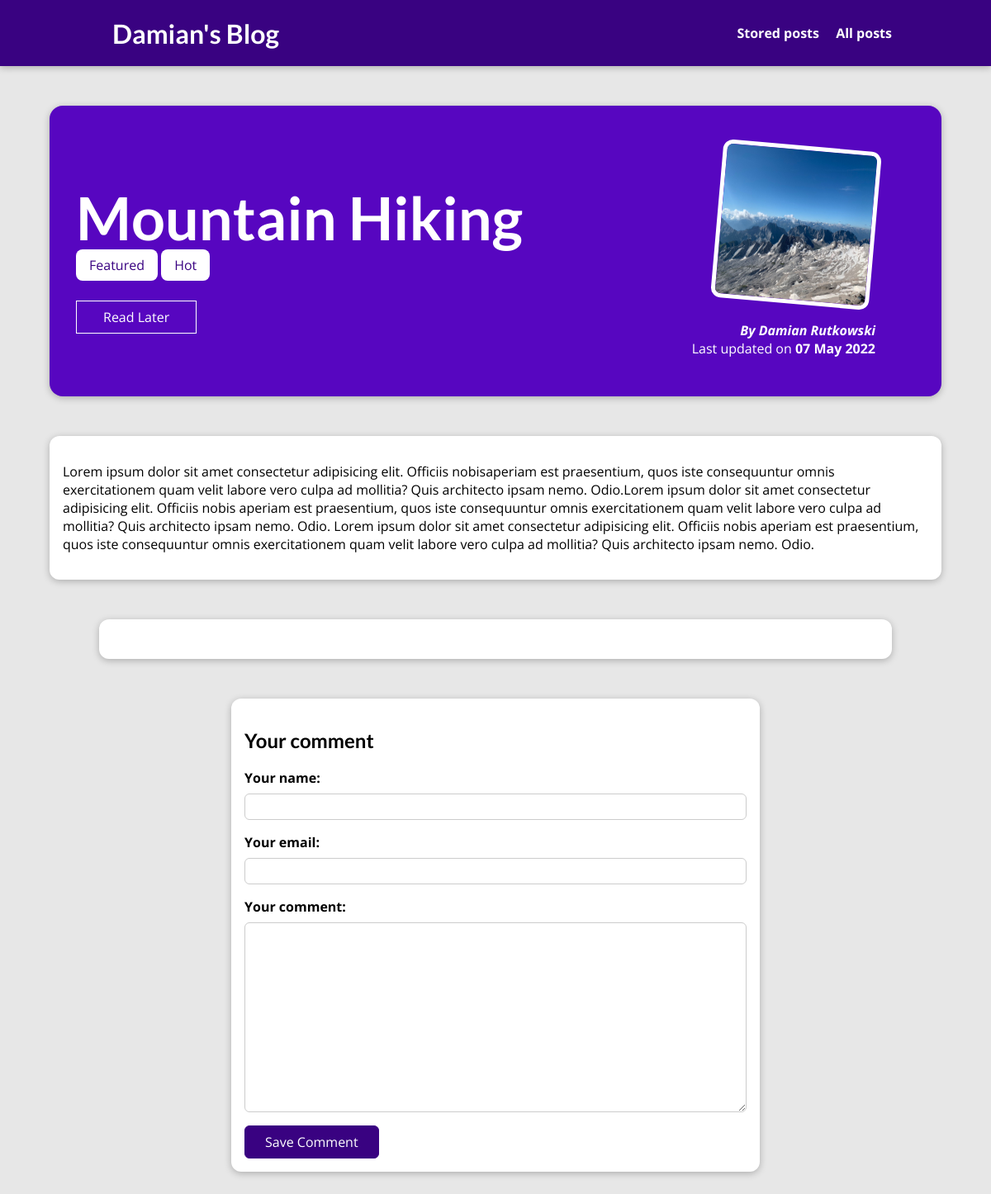
Page /posts/hike-in-the-mountains on the earlier database version.
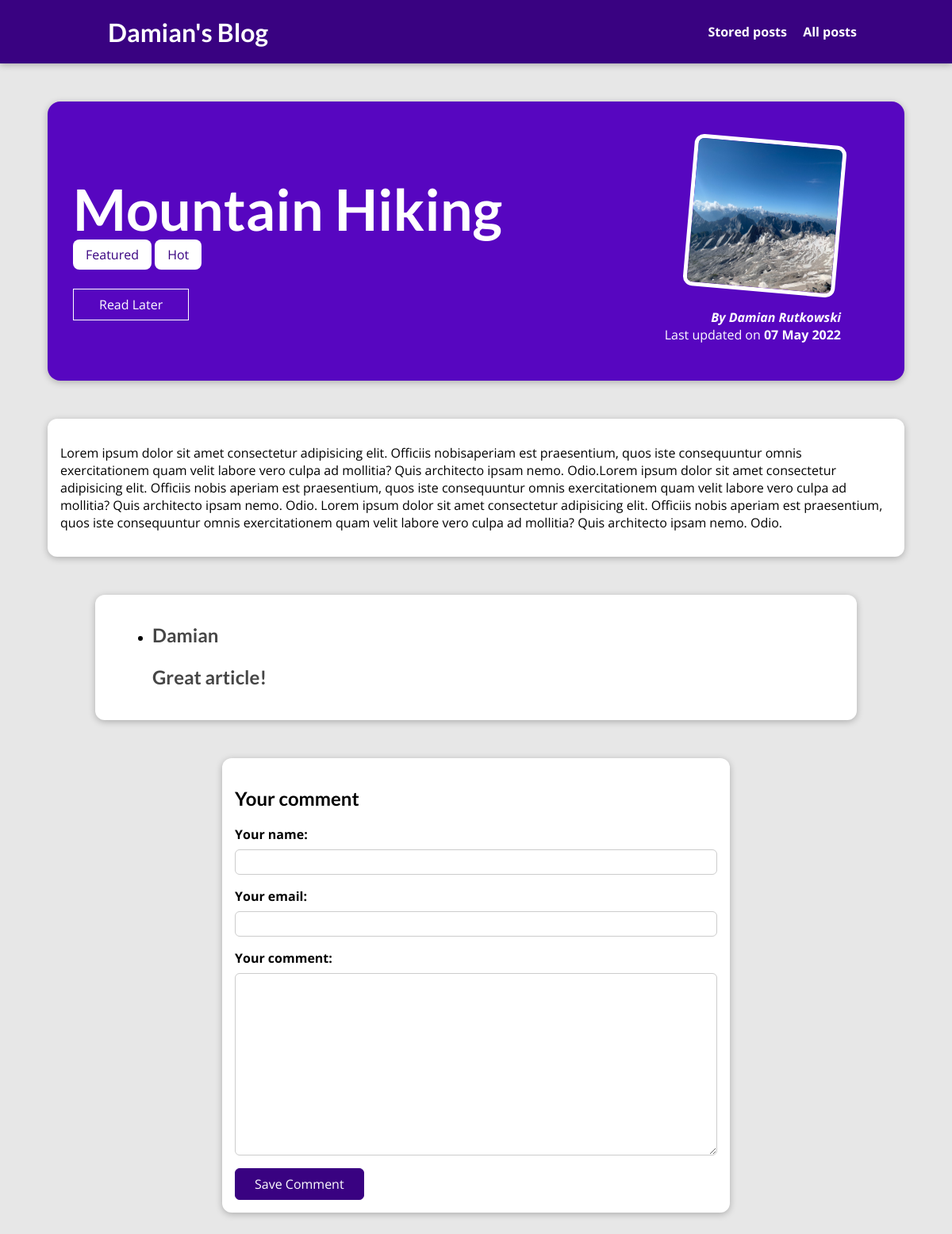
Same page on the later database version.
### blog/models.py (models this page shows, shortened)
class Post(models.Model):
    title = models.CharField(max_length=150)
    excerpt = models.CharField(max_length=200)
    image_field = models.ImageField(upload_to="posts", null=True)
    date = models.DateField(auto_now=True)
    slug = models.SlugField(db_index=True, unique=True)
    content = models.TextField(validators=[MinLengthValidator(10)])
    author = models.ForeignKey(Author, on_delete=models.SET_NULL, related_name="posts", null=True)
    tags = models.ManyToManyField(Tag)

class Tag(models.Model):
    caption = models.CharField(max_length=20)

class Author(models.Model):
    first_name = models.CharField(max_length=100)
    last_name = models.CharField(max_length=100)
    email = models.EmailField()
    def full_name(self):
        return f"{self.first_name} {self.last_name}"
    def __str__(self):
        return self.full_name()

class Comment(models.Model):
    user_name = models.CharField(max_length=120)
    user_email = models.EmailField()
    text = models.TextField(max_length=400)
    post = models.ForeignKey(Post, on_delete=models.CASCADE, related_name="comments")

### blog/views.py (the view, shortened to what this page needs)
# urls.py: path("posts/<slug:slug>", views.PostDetailView.as_view(), name="post-detail-page"),
class PostDetailView(View):
    def is_stored_post(self, request, post_id):
        stored_post = request.session.get("stored_posts")
        if stored_post is not None:
            is_saved_for_later = post_id in stored_post
        else:
            is_saved_for_later = False
        return is_saved_for_later
    def get(self, request, slug):
        post = Post.objects.get(slug=slug)
        return render(request, "blog/post-detail.html", context={
            "post": post,
            "post_tags": post.tags.all(),
            "comment_form": CommentForm(),
            "comments": post.comments.all().order_by("-id"),
            "saved_for_later": self.is_stored_post(post_id=post.id, request=request),
        })

### blog/forms.py
class CommentForm(forms.ModelForm):
    class Meta:
        model = Comment
        exclude = ["post"]
        labels = {
            "user_name": "Your name",
            "user_email": "Your email",
            "text": "Your comment",
        }

### blog/templates/blog/post-detail.html (shortened to what this page needs)
{% extends "base.html" %}
{% load static %}
{% block css_files %}
    <link rel="stylesheet" href="{% static "blog/post-detail.css" %}">
{% endblock %}
{% block content %}
    <section id="summary">
        <h2>{{ post.title }}</h2>
        <div>
            {% for tag in post_tags %}
                <span class="tag">{{ tag.caption }}</span>
            {% endfor %}
        </div>
        <div id="read-later">
            <form action="{% url "read-later" %}" method="post">
                <button>
                        {% if saved_for_later %}
                        Remove from "Read Later" List
                    {% else %}
                        Read Later
                    {% endif %}
                </button>
            </form>
        </div>
        <article>
            <img src="{{ post.image_field.url }}" alt="{{ post.title }}">
            <address>By <a href="mailto:{{ post.author.email_address }}">{{ post.author|title}}</a></address>
            <div>
                Last updated on <time>{{ post.date|date:"d M Y" }}</time>
            </div>
        </article>
    </section>
    <main>
       {{ post.content|linebreaks }}
    </main>
    <section id="comments">
        <ul>
            {% for comment in comments %}
                <li>
                    <h2>
                        {{ comment.user_name }}
                        <p>{{ comment.text|linebreaks }}</p>
                    </h2>
                </li>
            {% endfor %}
        </ul>
    </section>
    <section id="comment-form" >
        <h2>Your comment</h2>
        <form action="{% url "post-detail-page" post.slug %}" method="post">
            {% for form_field in comment_form %}
            <div class="form-control {% if form_field.errors %}invalid{% endif %}">
                {{ form_field.label_tag }}
                {{ form_field }}
            </div>
            {% endfor %}
          <button>Save Comment</button>
        </form>
    </section>
{% endblock %}

### templates/base.html (shortened to what this page needs)
{% load static %}
<!DOCTYPE html>
<html lang="en">
<head>
    <link rel="stylesheet" href="{% static "app.css" %}">
    {% block css_files %}{% endblock %}
</head>
<body>
 <header id="main-navigation">
        <h1><a href="{% url "starting-page" %}">Damian's Blog</a></h1>
    <nav>
        <a href="{% url "read-later" %} ">Stored posts</a>
        <a href="{% url "posts-page" %} ">All posts</a>
    </nav>
</header>
  {% block content %}{% endblock %}
</body>
</html>

### static/app.css (style rules this page uses)
* { box-sizing: border-box; }
html { font-family: 'Open Sans', 'Lato', sans-serif; }
body { margin: 0; }
h1, h2, h3 { font-family: 'Lato', sans-serif; font-weight: bold; }
#main-navigation { width: 100%; height: 5rem; display: flex; justify-content: space-between; align-items: center; padding: 0 10%; position: absolute; top: 0; left: 0; }
#main-navigation a { text-decoration: none; color: white; font-weight: bold; margin-left: 1rem; }

### blog/static/blog/post-detail.css (style rules this page uses)
body { background-color: #e7e7e7; }
#main-navigation { background-color: #390281; box-shadow: 0 2px 8px rgba(0, 0, 0, 0.25); }
#summary { margin: 8rem auto 3rem auto; padding: 2rem; width: 90%; max-width: 90rem; border-radius: 16px; background-color: #5706c0; position: relative; box-shadow: 0 2px 8px rgba(0, 0, 0, 0.25); height: 22rem; }
#summary h2 { color: white; font-size: 4.5rem; margin-bottom: 0.25rem; }
#summary article { position: absolute; top: 2rem; right: 3rem; padding: 1rem 2rem; border-radius: 12px; text-align: right; color: white; }
#summary article img { width: 12rem; height: 12rem; border-radius: 12px; transform: rotateZ(5deg); border: 5px solid white; margin-bottom: 1rem; }
#summary address { font-weight: bold; }
#summary time { font-weight: bold; }
main { width: 90%; max-width: 90rem; margin: 3rem auto; background-color: white; padding: 1rem; border-radius: 12px; box-shadow: 0 2px 8px rgba(0, 0, 0, 0.25); }
#summary a { color: white; text-decoration: none; }
.tag { background-color: white; color: #390281; padding: 0.5rem 1rem; border-radius: 8px; }
.form-control { margin-bottom: 1rem; }
.form-control label { font-weight: bold; margin-bottom: 0.5rem; display: block; }
#comment-form { margin: 3rem auto; width: 90%; max-width: 40rem; border-radius: 12px; background-color: white; box-shadow: 0 2px 8px rgba(0, 0, 0, 0.25); padding: 1rem; }
#comment-form button { font: inherit; background-color: #390281; color: white; border: 1px solid #390281; padding: 0.5rem 1.5rem; border-radius: 6px; cursor: pointer; }
.form-control input, .form-control textarea { display: block; width: 100%; font: inherit; padding: 0.25rem; border-radius: 6px; border: 1px solid #ccc }
#comments { margin: 3rem auto; width: 90%; max-width: 60rem; border-radius: 12px; background-color: white; box-shadow: 0 2px 8px rgba(0, 0, 0, 0.25); padding: 1rem 2rem; }
#read-later { margin: 2rem 0; }
#read-later button { background-color: transparent; border: 1px solid white; padding: 0.5rem 2rem; font: inherit; color: white; cursor: pointer; }
#comments li:last-of-type { border-bottom: none; }
#comments h2 { color: #464646 }

Differences in the rows shown:
added Comment: user_name "Damian", text "Great article!"
